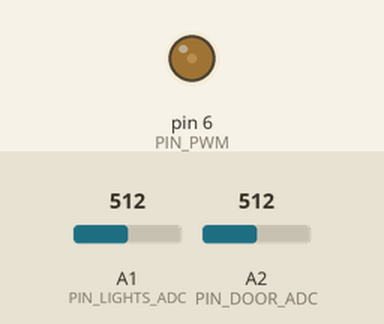
Recording of a sketch running on a simulated Arduino Pro Mini, built with avr-gcc and run on an emulated ATmega328P. Shown: output pins drawn as LEDs (lit = HIGH). Inputs (shaded band) come from the test bench; at power-on: A2 (PIN_DOOR_ADC) = 512, A1 (PIN_LIGHTS_ADC) = 512.

Above: at 1.2 s.
1.3 s: A2 (PIN_DOOR_ADC) set to 217
2.8 s: A2 (PIN_DOOR_ADC) set to 188
At 3.6 s:
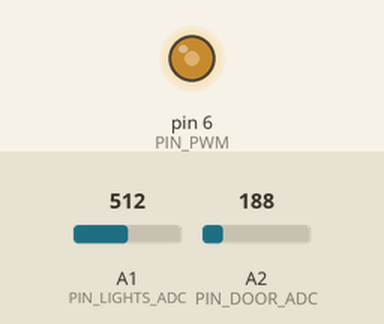
At 6.3 s:
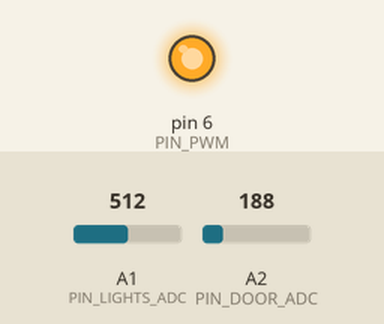
Timing chart, 0 to 7.8 s (numbered marks = the images above; inputs shaded):
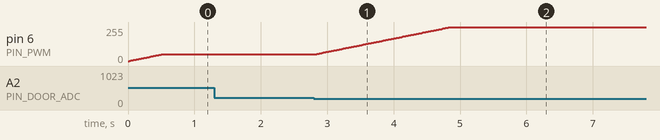

Measured:
- the behaviour switches between 200 and 199 on A2 (PIN_DOOR_ADC) (found by bisection; images 0 and 1)
- after the input at 1.3 s, every drawn part: stays the same
- after the input at 2.8 s, pin 6 (PIN_PWM): moves from 50/255 to 255/255 over 2.0 s, starting at once

The sketch:

Foot_Light.ino
```cpp
// Управление подсветкой ног — Arduino Pro Mini
// Подключения:
// A0 - делитель от габаритов (12V -> ~0..4V)
// A1 - делитель от "двери (потолок)" (12V -> ~0..4V)
// D6 - PWM -> через 100R -> затвор N-MOSFET (исток к GND, сток к лампе)
// Vcc = 5V

const uint8_t PIN_PWM = 6;
const uint8_t PIN_LIGHTS_ADC = A1;  // Сигнал габаритов
const uint8_t PIN_DOOR_ADC   = A2;  // Сигнал двери (потолок)

// Параметры сглаживания
const float alpha = 0.1; // коэффициент EMA (0..1) - меньше = сильнее сглаживание

// Пороговые значения (подкорректируй под свои делители и напряжения)
// ADC читает 0..1023 (для 5V Pro Mini)
const int DOOR_OPEN_THRESHOLD = 200;  // если ниже — считаем дверь открытой (значения зависят от делителя)
const int LIGHTS_ON_THRESHOLD = 400;  // если выше — габариты включены

// Целевая яркость (0..255)
const uint8_t BRIGHTNESS_LIGHTS = 50;  // при включённых габаритах (пример 20%)
const uint8_t BRIGHTNESS_DOOR   = 255;  // при открытой двери (100%)

// Скорость фейда
const uint8_t FADE_STEP = 2;    // шаг яркости при каждом update
const uint16_t UPDATE_MS = 20;  // интервал обновления (ms)

float smoothedDoor = 0.0;
float smoothedLights = 0.0;
uint8_t currentPwm = 0;
uint8_t targetPwm = 0;
unsigned long lastUpdate = 0;

void setup() {
  pinMode(PIN_PWM, OUTPUT);
  analogWrite(PIN_PWM, 0); // Потом начинается инит с замерами
  int d0 = analogRead(PIN_DOOR_ADC);
  int l0 = analogRead(PIN_LIGHTS_ADC);
  smoothedDoor = d0;
  smoothedLights = l0;
  lastUpdate = millis();
}

void loop() {
  // частое чтение и EMA сглаживание
  int rawDoor = analogRead(PIN_DOOR_ADC);
  int rawLights = analogRead(PIN_LIGHTS_ADC);

  smoothedDoor = alpha * rawDoor + (1.0 - alpha) * smoothedDoor;
  smoothedLights = alpha * rawLights + (1.0 - alpha) * smoothedLights;

  // логика приоритетов
  bool doorOpen = (smoothedDoor < DOOR_OPEN_THRESHOLD);   // если ниже — открыт (При открытой двери 0В)
  bool lightsOn = (smoothedLights > LIGHTS_ON_THRESHOLD);

  if (doorOpen) {
    targetPwm = BRIGHTNESS_DOOR;
  } else {
    if (lightsOn) {
      targetPwm = BRIGHTNESS_LIGHTS;
    } else {
      targetPwm = 0;
    }
  }

  // плавный переход к targetPwm
  unsigned long now = millis();
  if (now - lastUpdate >= UPDATE_MS) {
    lastUpdate = now;
    if (currentPwm < targetPwm) {
      uint16_t diff = targetPwm - currentPwm;
      currentPwm += min(FADE_STEP, diff);
    } else if (currentPwm > targetPwm) {
      uint16_t diff = currentPwm - targetPwm;
      currentPwm -= min(FADE_STEP, diff);
    }
    analogWrite(PIN_PWM, currentPwm);
  }
}
```
